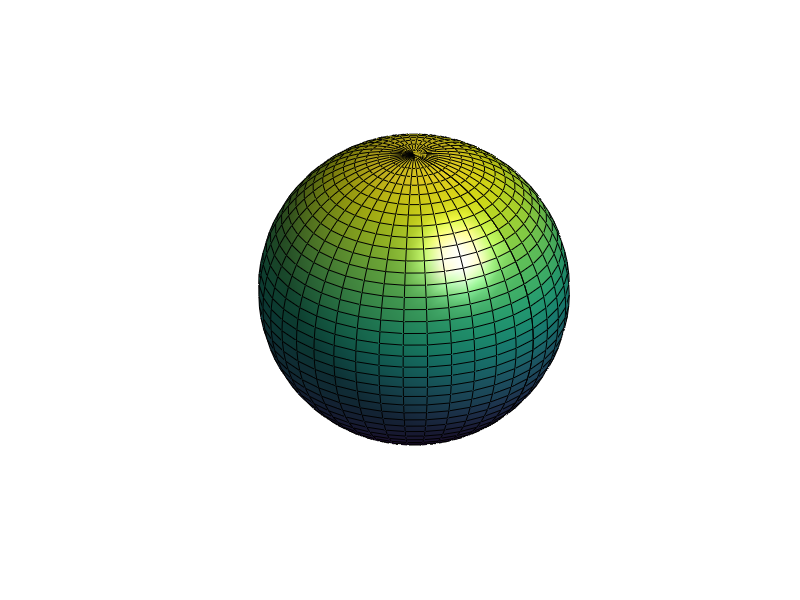

Reproduce this figure in MATLAB. (Note: this script raises an error after producing the figure.)
saveplot = 0;

%% Define the spherical grid

theta = 0:pi/40:pi;                   % polar angle
phi = 0:pi/20:2*pi;                   % azimuth angle

[phi,theta] = meshgrid(phi,theta);    % define the grid

%% Calculate the Spherical Harmonic

for degree = 0:3

%degree = 3;
order = 0;
amplitude = 20/(degree+1);
radius = 10;

Ymn = legendre(degree,cos(theta(:,1)));
Ymn = Ymn(order+1,:)';
yy = Ymn;

for kk = 2: size(theta,1)
    yy = [yy Ymn];
end

yy = yy.*cos(order*phi);  

order2 = max(max(abs(yy)));
rho = radius + amplitude*yy/order2;

r = rho.*sin(theta);    % convert to Cartesian coordinates
x = r.*cos(phi);
y = r.*sin(phi);
z = rho.*cos(theta);

%% Plot the Spherical Harmonic on the Surface of a Sphere

f = figure
if saveplot; set(f, 'Visible', 'off'); end
s = surf(x,y,z);

light               % add a light
lighting gouraud    % preferred lighting for a curved surface
axis equal off      % set axis equal and remove axis
view(40,30)         % set viewpoint
colormap parula
camzoom(1.5)        % zoom into scene

%% Animate the Surface

scale = [linspace(0, 1, 10) linspace(1, -1, 20) linspace(-1, 0, 10)];

path = strcat('plots/anim_sph_harm/', num2str(degree), '_', ...
        num2str(order), '/');
mkdir(path);

for ii = 1:(length(scale)-1)
    
    rho = radius + scale(ii)*amplitude*yy/order2;   
   
    r = rho.*sin(theta);
    x = r.*cos(phi);       
    y = r.*sin(phi);
    z = rho.*cos(theta);
    
    s.XData = x;    % replace surface x values
    s.YData = y;    % replace surface y values
    s.ZData = z;    % replace surface z values
    
    if not(saveplot); pause(0.1); end
    
    if saveplot; saveas(f, strcat(path, num2str(ii), '.png')); end
end

end

